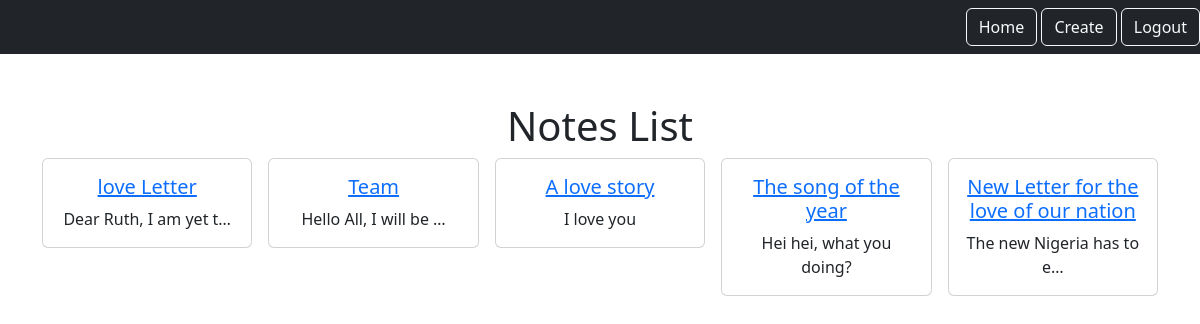
The app's page /smart/notes/popular (signed in) with its own data.
### notes/models.py (models this page shows)
class Note(models.Model):
    title = models.CharField(max_length=200, verbose_name='Title of the Note')
    content = models.TextField(verbose_name='Content of the Note')
    created_at = models.DateTimeField(auto_now_add=True, verbose_name='Creation Date')
    number_of_likes = models.PositiveSmallIntegerField(default=0, verbose_name='Number of Likes')
    user = models.ForeignKey(User, on_delete=models.CASCADE, related_name='notes', verbose_name='Author')
    is_public = models.BooleanField(default=True, verbose_name='Is Public')

### notes/views.py (the view)
# urls.py: path('notes/popular', views.PopularNotesView.as_view(), name='popular_notes'),
class PopularNotesView(ListView):
    model = Note
    context_object_name = "notes"
    template_name = "notes/notes_list.html"
    queryset = Note.objects.filter(number_of_likes__gte=2)

### notes/templates/notes/notes_list.html
{% extends "base.html" %}
{% block content %}
    <header>
        <h1 class="text-center">Notes List</h1>
    </header>
    <div class="row row-cols3 g-3">
        {% for note in notes %}
            <div class="col">
                <div class="card">
                    <div class="card-body">
                        <a href="{% url 'note_detail' pk=note.id %}">
                            <h5 class="card-title">{{ note.title }}</h5>
                        </a>
                        <p class="card-text">{{ note.content|truncatechars:25 }}</p>
                    </div>
                </div>
            </div>
        {% empty %}
            <div>No notes available.</div>
        {% endfor %}
    </div>
{% endblock %}

### records on screen
Note: title "love Letter", content "Dear Ruth, I am yet t…"
Note: title "Team", content "Hello All, I will be …"
Note: title "A love story", content "I love you"
Note: title "The song of the year", content "Hei hei, what you doing?"
Note: title "New Letter for the love of our nation", content "The new Nigeria has to e…"
